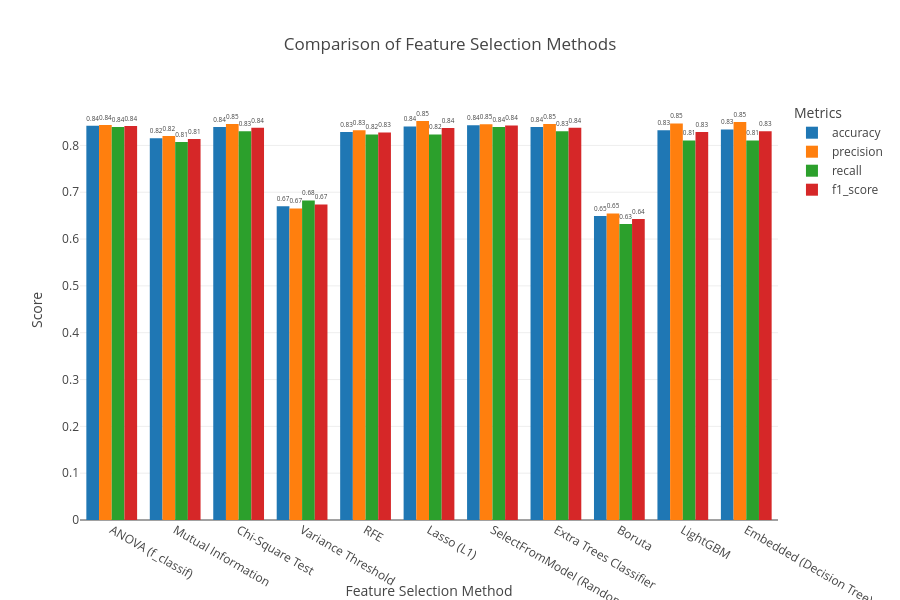

The cell this chart's notebook holds for it:
### Code cell
# Visualization of feature selection results using modern graphs
metrics = ['accuracy', 'precision', 'recall', 'f1_score']
results_df = pd.DataFrame(results).T
results_df = results_df.reset_index().rename(columns={'index': 'Feature Selection Method'})

# Melt the DataFrame to make it suitable for Plotly bar chart
results_melted = results_df.melt(id_vars=['Feature Selection Method'], 
                                 value_vars=metrics,
                                 var_name='Metric', 
                                 value_name='Score')

# Plotly bar chart for comparison with metrics values
fig = px.bar(
    results_melted,
    x='Feature Selection Method',
    y='Score',
    color='Metric',
    barmode='group',
    text='Score',
    title='Comparison of Feature Selection Methods',
    labels={'Score': 'Performance Metric', 'Feature Selection Method': 'Method'},
    height=600
)
fig.update_traces(texttemplate='%{text:.2f}', textposition='outside')
fig.update_layout(legend_title="Metrics", xaxis_title="Feature Selection Method", yaxis_title="Score")
fig.show()

### Figure 1 — Plotly figure (JSON) as saved in the notebook; plotly's stock layout.template omitted (floating-point values rounded to 4 significant figures)
{"data": [{"alignmentgroup": "True", "hovertemplate": "Metric=accuracy<br>Method=%{x}<br>Performance Metric=%{text}<extra></extra>", "legendgroup": "accuracy", "marker": {"color": "#1F77B4", "pattern": {"shape": ""}}, "name": "accuracy", "offsetgroup": "accuracy", "orientation": "v", "showlegend": true, "text": [0.8421, 0.8153, 0.8394, 0.6699, 0.8287, 0.8403, 0.843, 0.8394, 0.6494, 0.8323, 0.8341], "textposition": "outside", "texttemplate": "%{text:.2f}", "type": "bar", "x": ["ANOVA (f_classif)", "Mutual Information", "Chi-Square Test", "Variance Threshold", "RFE", "Lasso (L1)", "SelectFromModel (Random Forest)", "Extra Trees Classifier", "Boruta", "LightGBM", "Embedded (Decision Tree)"], "xaxis": "x", "y": [0.8421, 0.8153, 0.8394, 0.6699, 0.8287, 0.8403, 0.843, 0.8394, 0.6494, 0.8323, 0.8341], "yaxis": "y"}, {"alignmentgroup": "True", "hovertemplate": "Metric=precision<br>Method=%{x}<br>Performance Metric=%{text}<extra></extra>", "legendgroup": "precision", "marker": {"color": "#FF7F0E", "pattern": {"shape": ""}}, "name": "precision", "offsetgroup": "precision", "orientation": "v", "showlegend": true, "text": [0.8438, 0.8203, 0.8455, 0.6655, 0.8321, 0.8521, 0.8453, 0.8455, 0.6543, 0.847, 0.8502], "textposition": "outside", "texttemplate": "%{text:.2f}", "type": "bar", "x": ["ANOVA (f_classif)", "Mutual Information", "Chi-Square Test", "Variance Threshold", "RFE", "Lasso (L1)", "SelectFromModel (Random Forest)", "Extra Trees Classifier", "Boruta", "LightGBM", "Embedded (Decision Tree)"], "xaxis": "x", "y": [0.8438, 0.8203, 0.8455, 0.6655, 0.8321, 0.8521, 0.8453, 0.8455, 0.6543, 0.847, 0.8502], "yaxis": "y"}, {"alignmentgroup": "True", "hovertemplate": "Metric=recall<br>Method=%{x}<br>Performance Metric=%{text}<extra></extra>", "legendgroup": "recall", "marker": {"color": "#2CA02C", "pattern": {"shape": ""}}, "name": "recall", "offsetgroup": "recall", "orientation": "v", "showlegend": true, "text": [0.8393, 0.8071, 0.8304, 0.6821, 0.8232, 0.8232, 0.8393, 0.8304, 0.6321, 0.8107, 0.8107], "textposition": "outside", "texttemplate": "%{text:.2f}", "type": "bar", "x": ["ANOVA (f_classif)", "Mutual Information", "Chi-Square Test", "Variance Threshold", "RFE", "Lasso (L1)", "SelectFromModel (Random Forest)", "Extra Trees Classifier", "Boruta", "LightGBM", "Embedded (Decision Tree)"], "xaxis": "x", "y": [0.8393, 0.8071, 0.8304, 0.6821, 0.8232, 0.8232, 0.8393, 0.8304, 0.6321, 0.8107, 0.8107], "yaxis": "y"}, {"alignmentgroup": "True", "hovertemplate": "Metric=f1_score<br>Method=%{x}<br>Performance Metric=%{text}<extra></extra>", "legendgroup": "f1_score", "marker": {"color": "#D62728", "pattern": {"shape": ""}}, "name": "f1_score", "offsetgroup": "f1_score", "orientation": "v", "showlegend": true, "text": [0.8415, 0.8137, 0.8378, 0.6737, 0.8276, 0.8374, 0.8423, 0.8378, 0.6431, 0.8285, 0.83], "textposition": "outside", "texttemplate": "%{text:.2f}", "type": "bar", "x": ["ANOVA (f_classif)", "Mutual Information", "Chi-Square Test", "Variance Threshold", "RFE", "Lasso (L1)", "SelectFromModel (Random Forest)", "Extra Trees Classifier", "Boruta", "LightGBM", "Embedded (Decision Tree)"], "xaxis": "x", "y": [0.8415, 0.8137, 0.8378, 0.6737, 0.8276, 0.8374, 0.8423, 0.8378, 0.6431, 0.8285, 0.83], "yaxis": "y"}], "layout": {"barmode": "group", "height": 600, "legend": {"title": {"text": "Metrics"}, "tracegroupgap": 0}, "title": {"text": "Comparison of Feature Selection Methods"}, "xaxis": {"anchor": "y", "domain": [0, 1], "title": {"text": "Feature Selection Method"}}, "yaxis": {"anchor": "x", "domain": [0, 1], "title": {"text": "Score"}}}}
